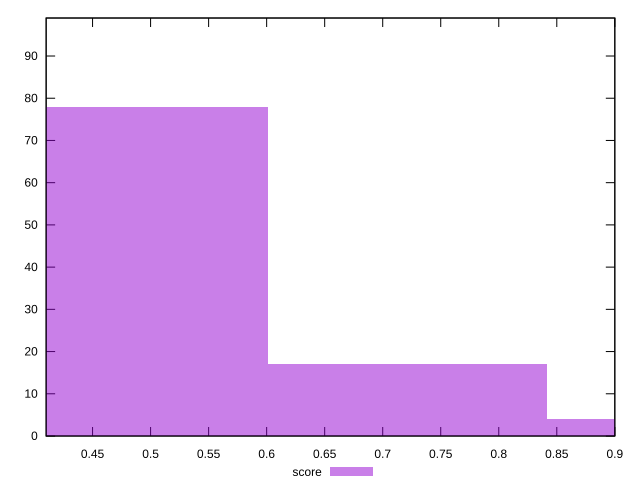

Here is the gnuplot script that generated this plot:
reset

$score <<EOF
0.48112007002964413 78
0.9622401400592883 4
0.7216801050444662 17
EOF

set key outside below
set boxwidth 0.24056003501482207
set xrange [0.41:0.9]
set yrange [0:99]
set trange [0:99]
set style fill transparent solid 0.5 noborder
set terminal svg size 640, 490 enhanced background rgb 'white'
set output "report/report_00029_2021-02-24T13-36-40.390Z/uses-http2/samples/card/score/histogram.svg"

plot $score title "score" with boxes

reset
